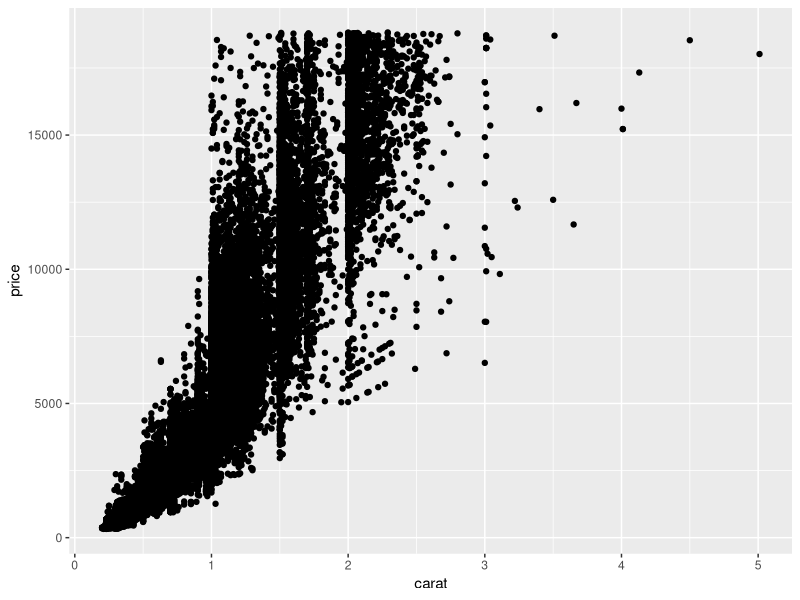
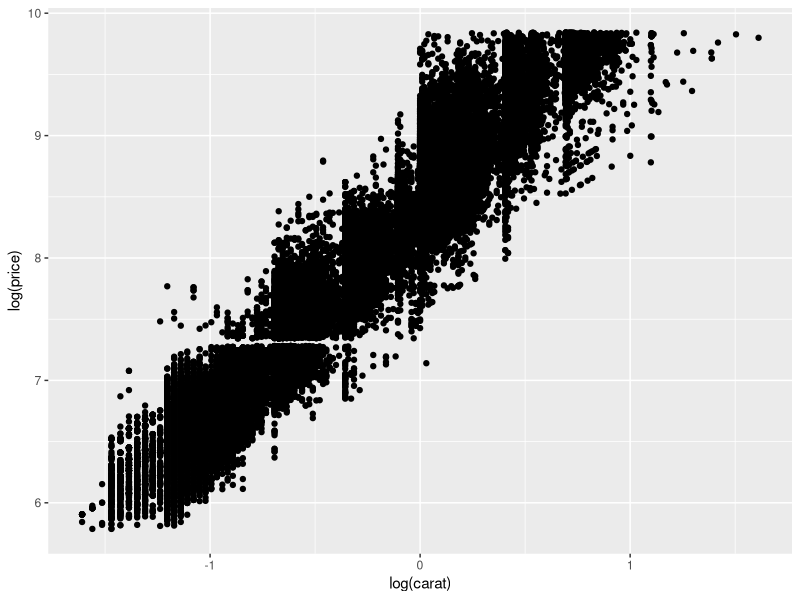
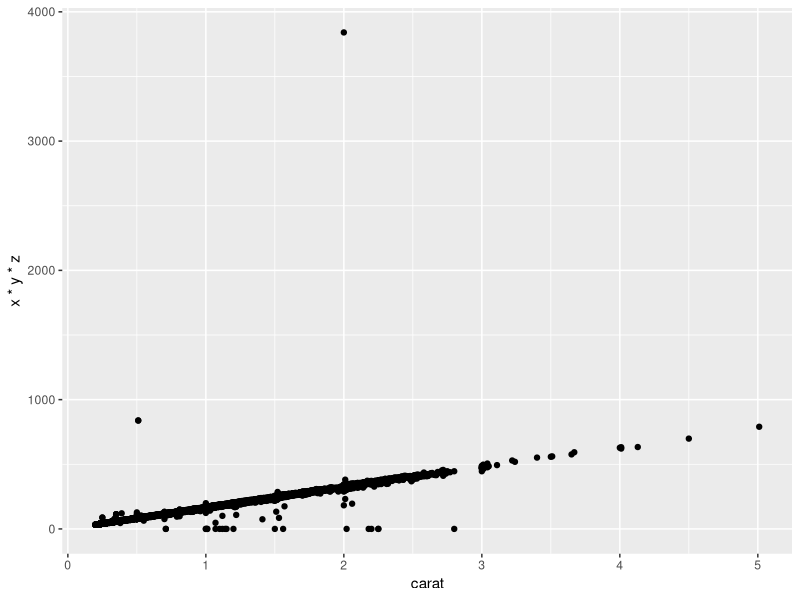
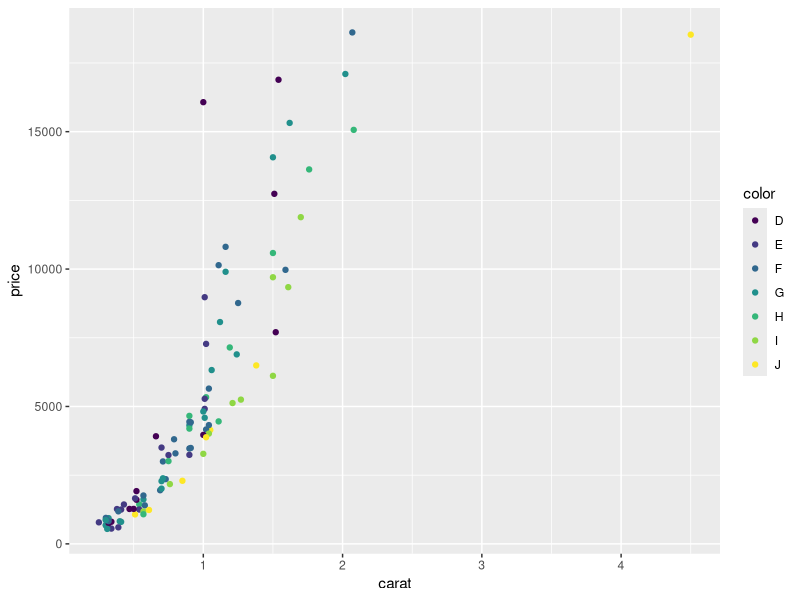
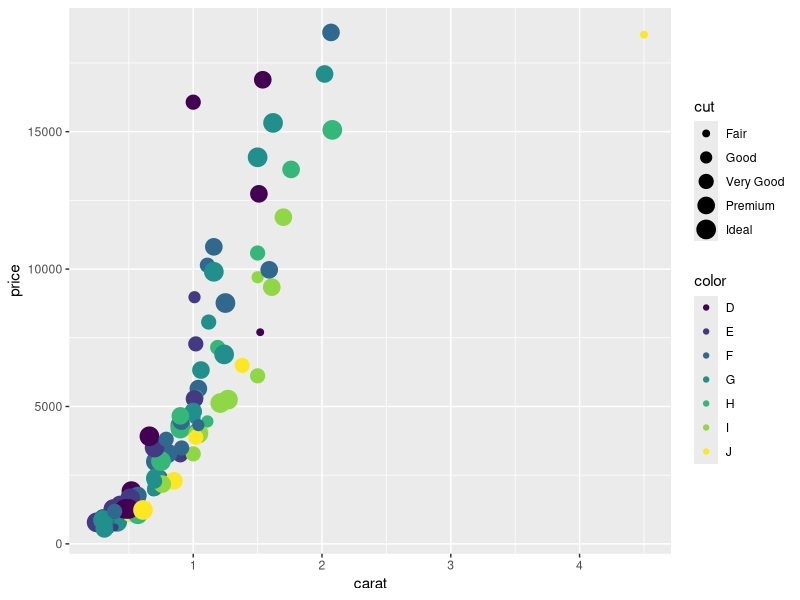
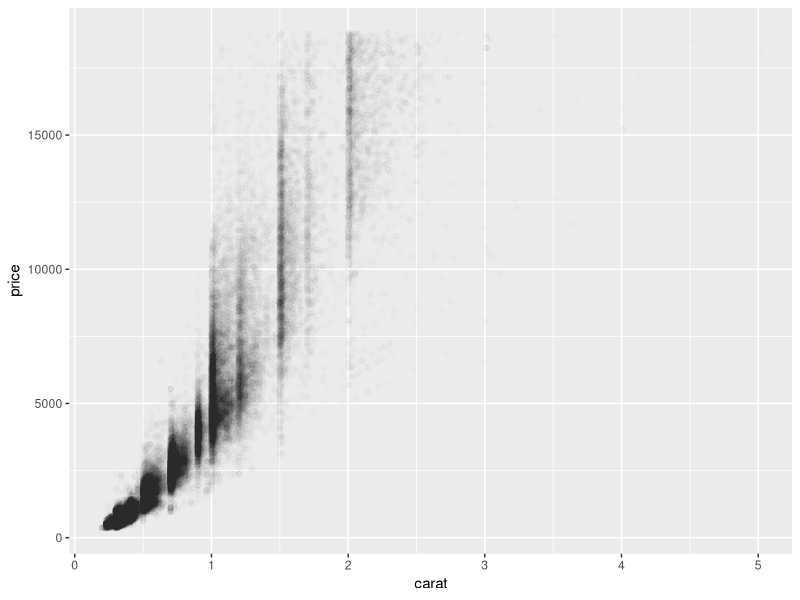
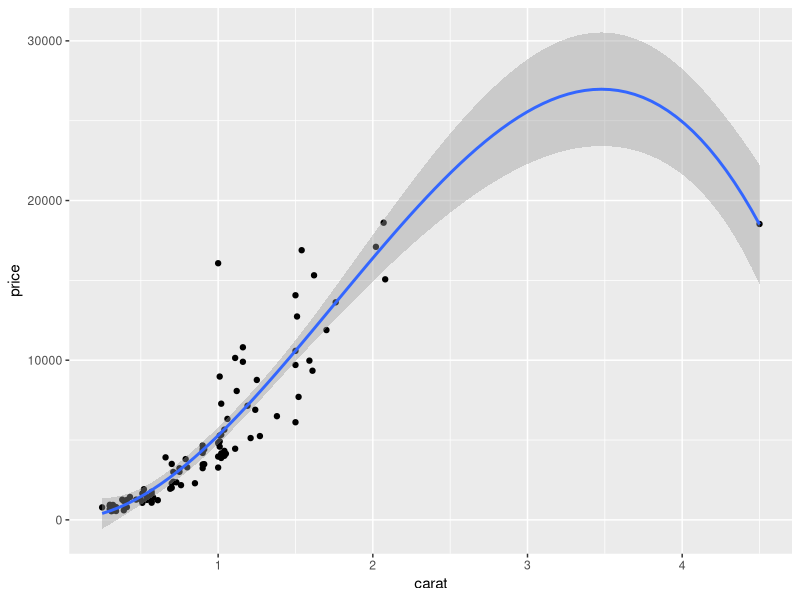
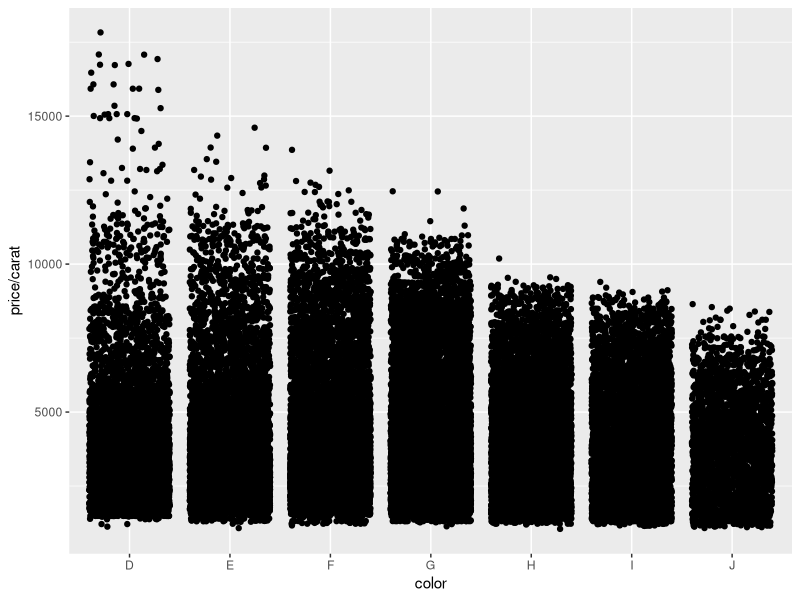

The R script that drew these images, in order: (Note: this script raises an error after producing the figures.)
library(ggplot2)
library(mgcv)
library(splines)
library(MASS)
library(mlmRev)
library(scales)
library(plyr)
library(maps)

data(diamonds)
qplot(carat, price, data = diamonds)
qplot(log(carat), log(price), data = diamonds)
qplot(carat, x *y * z, data = diamonds)

set.seed(1410)
dsmall <- diamonds[sample(nrow(diamonds), 100), ]
qplot(carat, price, data = dsmall, colour = color)
qplot(carat, price, data = dsmall, size = cut, colour = color)

qplot(carat, price, data = diamonds, alpha = I(1/100))

qplot(carat, price, data = dsmall, geom = c("point", "smooth"),
      method = "lm", formula = y ~ poly(x, 3))

qplot(color, price / carat, data = diamonds, geom = "jitter")

qplot(carat, data = diamonds, geom = c("density", "histogram"), fill = color, 
      alpha = I(1/3))

qplot(color, data = diamonds, geom = "bar")

qplot(carat, ..count.., data = diamonds, geom = "histogram",
      binwidth = 0.1, xlim = c(0,3))

qplot(carat, ..density.., data = diamonds, geom = "histogram",
      binwidth = 0.1, xlim = c(0,3))

#############################################################

p <- ggplot(data = diamonds, aes(x = carat, y = price, colour = cut))
p + layer(geom = "point")

p <- ggplot(diamonds, aes(carat))
p + layer(geom = "bar",
          geom_params = list(fill = "dodgerblue4"),
          stat = "bin",
          stat_params = list(binwidth = 2))

p + geom_histogram(binwidth = 2, fill = "dodgerblue4")

qplot(carat, price, data = dsmall, geom = "point")
ggplot(dsmall, aes(carat, price)) + geom_point()
qplot(carat, price, data = dsmall, geom = c("point", "smooth"))


p <- ggplot(dsmall, aes(carat, price)) + geom_point() + geom_smooth()

bestfit <- geom_smooth(method = "lm", 
                       colour = alpha("dodgerblue4", 0.5),
                       se = F, size = 2)

ggplot(dsmall, aes(price, carat)) + geom_point() + bestfit


data(mtcars)

p <- ggplot(mtcars)
p <- p + aes(wt, hp)

p + geom_point(colour = "dodgerblue4")
p + geom_point(aes(colour = "dodgerblue4"))

ggplot(diamonds, aes(x = clarity, y = ..density.., fill = cut)) +
  geom_bar(position = "fill")


d <- ggplot(diamonds, aes(carat)) + xlim(0,3)
d + stat_bin(aes(ymax = ..count..), 
              binwidth = 0.1, geom = "point")

data(msleep)

p <- ggplot(msleep, aes(sleep_total, sleep_cycle, colour = vore)) +
  geom_point()

p + scale_colour_hue(name = "Legend Title",
                     breaks = c("herbi", "carni", "omni"),
                     label = c("A", "B", "C"))

p + scale_colour_brewer(palette = "Set1")

p + scale_colour_manual(values = c("blue", "green", "yellow", "black"))

mpg2 <- subset(mpg, cyl != 5 & drv %in% c("4", "f"))
p <- ggplot(mpg2)
p + geom_point(aes(cty, hwy, colour = cyl)) + facet_grid(.~cyl, margins = T)


p <- ggplot(data = dsmall, aes(carat, price, colour = cut)) + geom_point() + 
  scale_colour_brewer(palette = "Set1")+
  scale_y_continuous(breaks = c(0, 2500, 17500)) +
  labs(title = "Title", x = "x-A", colour = "JSD")
p + theme_bw()
p + theme_minimal()

p  + theme_bw() + theme(axis.title.y = element_text(angle = 180),
          legend.position = "bottom")

ggsave(filename = "test.pdf", plot = p)
